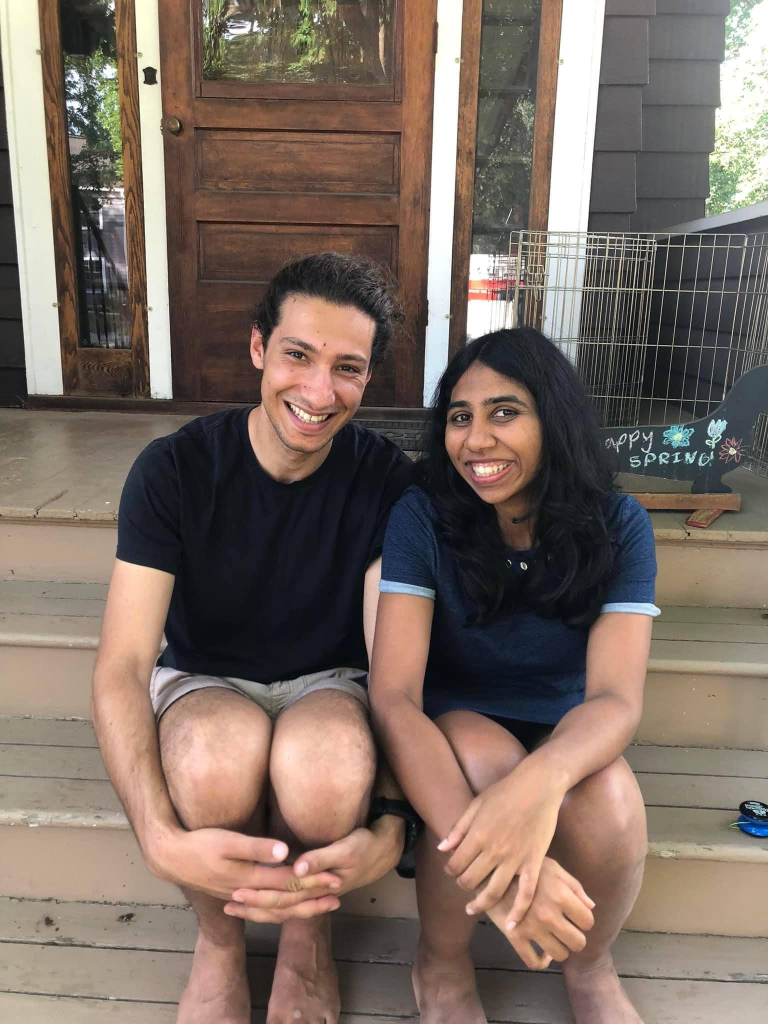
#> input picture assets/big/1.JPG, 1536 x 2048 px (shown at 1/2 size); its folder holds 4 pictures in this run
$ python imgcompress.py
#> lines starting #> are read from the running program, lines starting #| are printed output that depends on the picture
default_src = 'assets/big/'
default_tgt = 'assets/small/'
default_size = (600,600)

import argparse
parser = argparse.ArgumentParser(
    """ compress all files in source directory,
        by resizing them to the given shape,
        and outputting outputting them to the target directory.
    """)
parser.add_argument('--src', type=str, default=default_src)
parser.add_argument('--tgt', type=str, default=default_tgt)
parser.add_argument('--size', type=int, nargs=2, default=default_size)
args = parser.parse_args()

import os
from PIL import Image, ImageOps
for fn in os.listdir(args.src):
    im = Image.open(os.path.join(args.src, fn))
#> im is the input picture: PIL image 1536x2048 RGB; mean R, G, B 123.8, 108.1, 98.5
    im_fixed = ImageOps.exif_transpose(im);
    im_fixed.thumbnail(args.size)
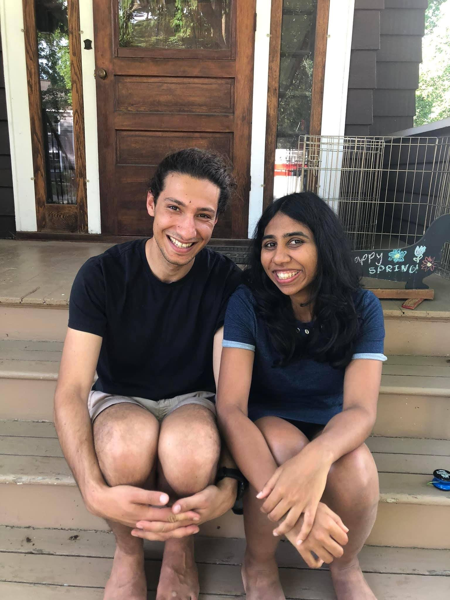
#> im_fixed: PIL image 450x600 RGB; mean R, G, B 123.8, 108.1, 98.5
    im_fixed.save(os.path.join(args.tgt, fn), "jpeg")
#> pass 2 of the loop `for fn in os.listdir(args.src):`:
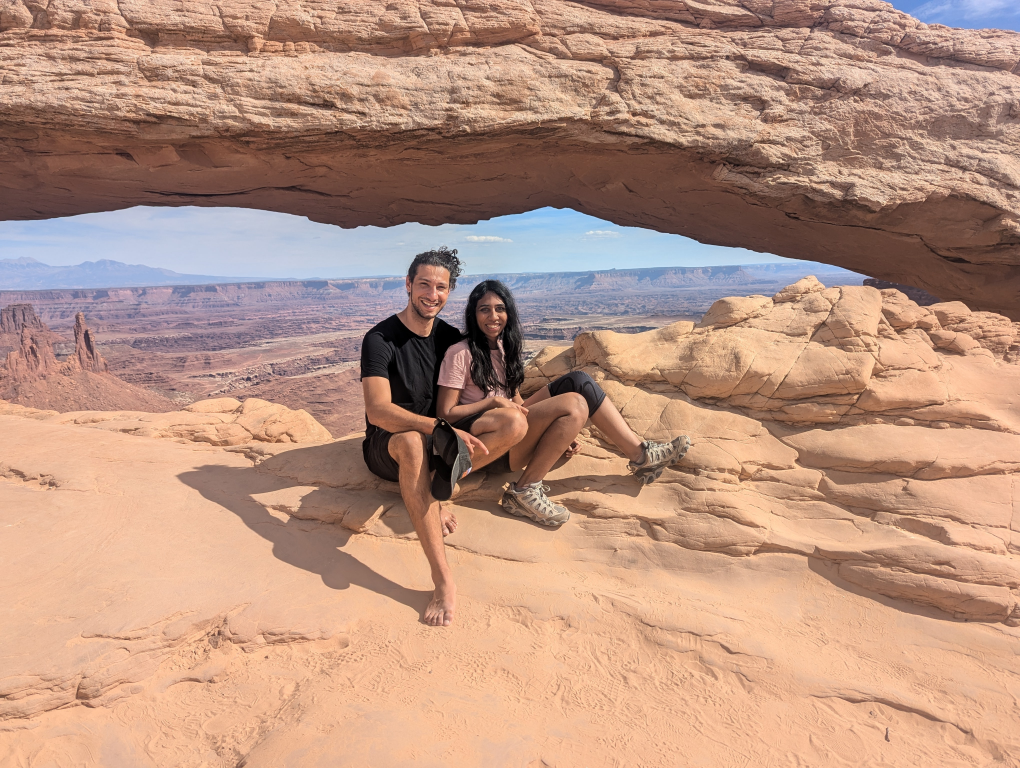
#> input picture assets/big/3.jpg, 4080 x 3072 px (shown at 1/4 size)
#> im is the input picture: PIL image 4080x3072 RGB; mean R, G, B 185.3, 147.7, 128.7
#> `im_fixed.thumbnail(args.size)`:
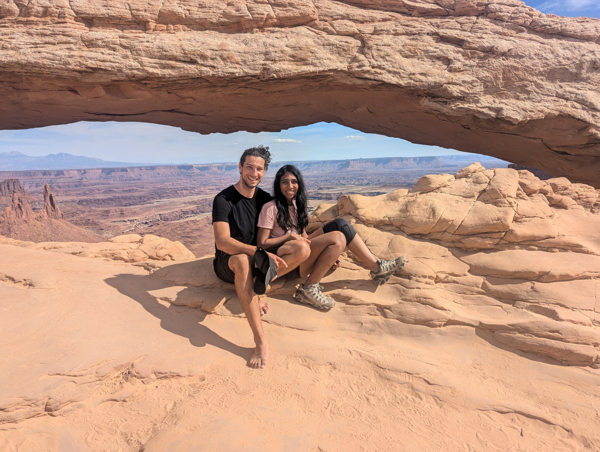
#> im_fixed: PIL image 600x452 RGB; mean R, G, B 185.2, 147.6, 128.6
#> pass 3 of the loop `for fn in os.listdir(args.src):`:
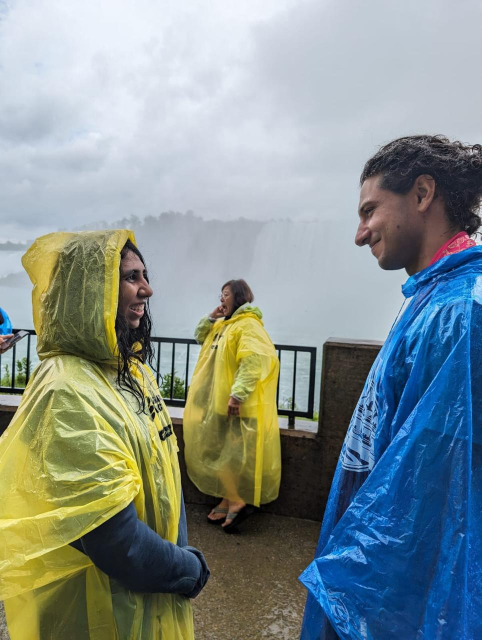
#> input picture assets/big/4.jpg, 963 x 1280 px (shown at 1/2 size)
#> im is the input picture: PIL image 963x1280 RGB; mean R, G, B 133.5, 145.6, 143.7
#> `im_fixed.thumbnail(args.size)`:
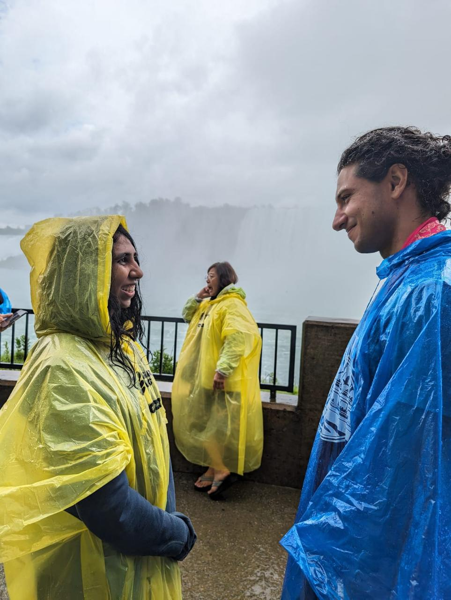
#> im_fixed: PIL image 451x600 RGB; mean R, G, B 133.5, 145.6, 143.7
#> the loop made 4 passes; the first 3 are shown
